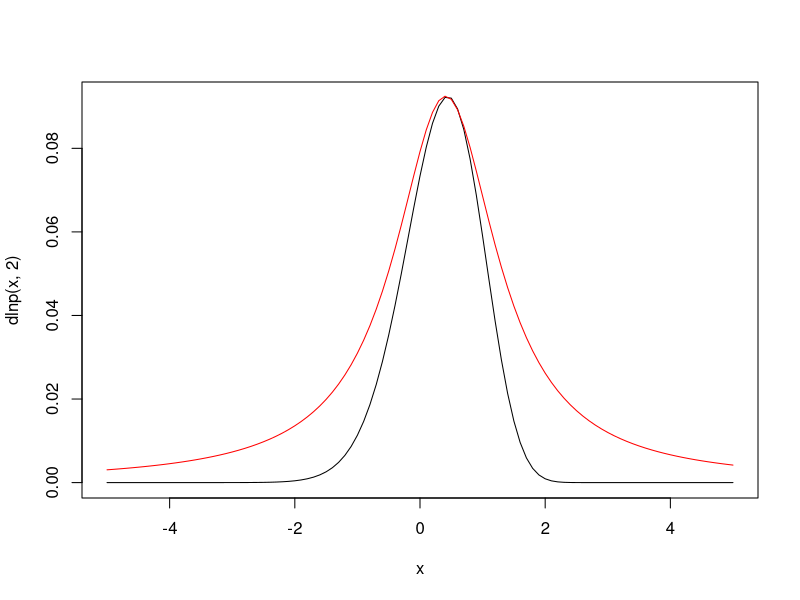
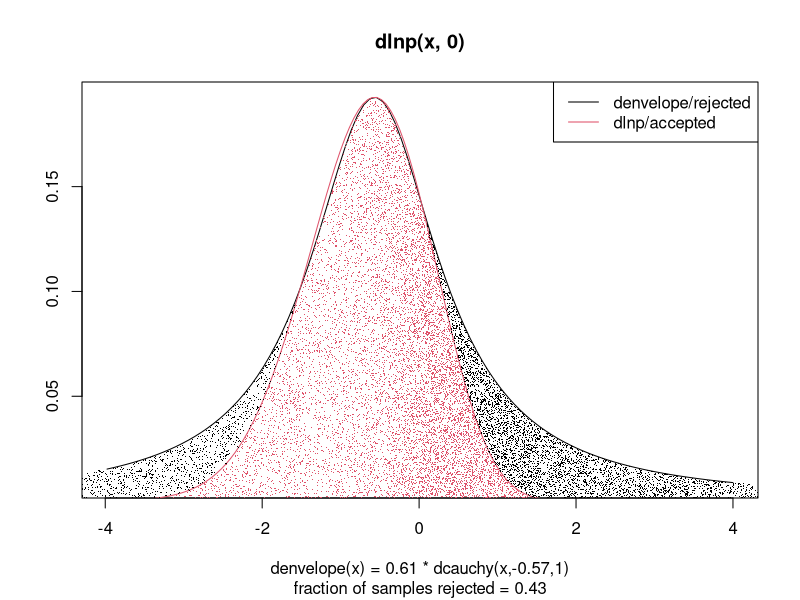
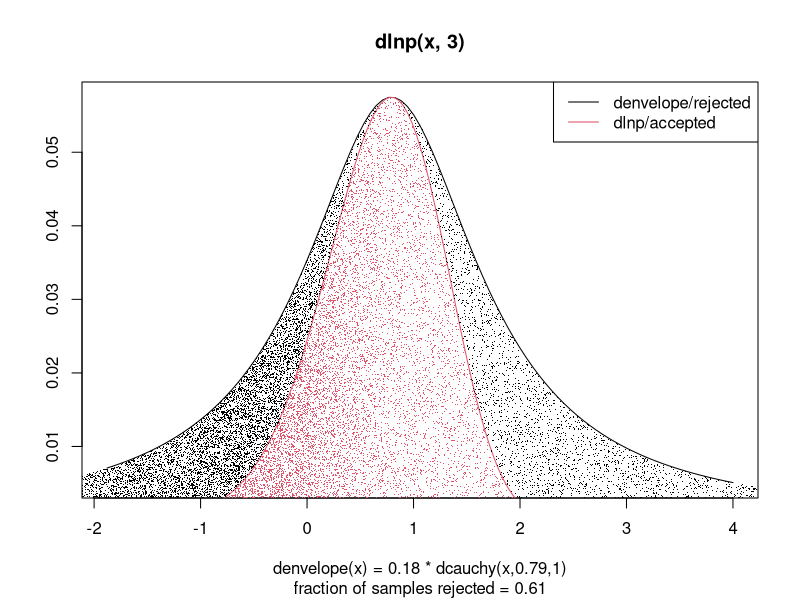
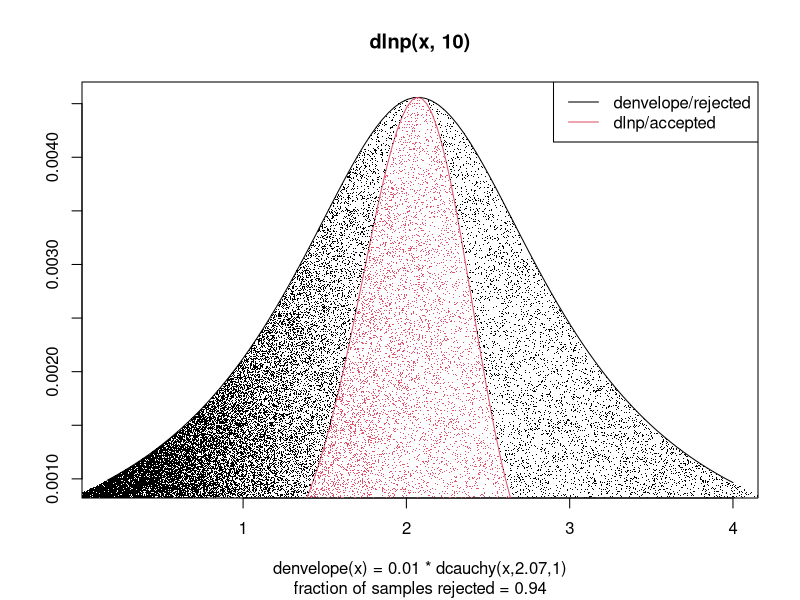
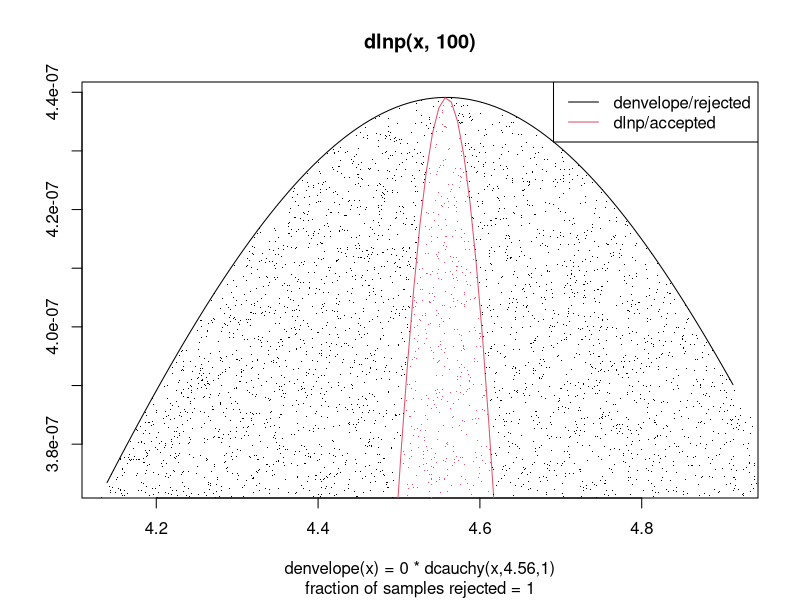
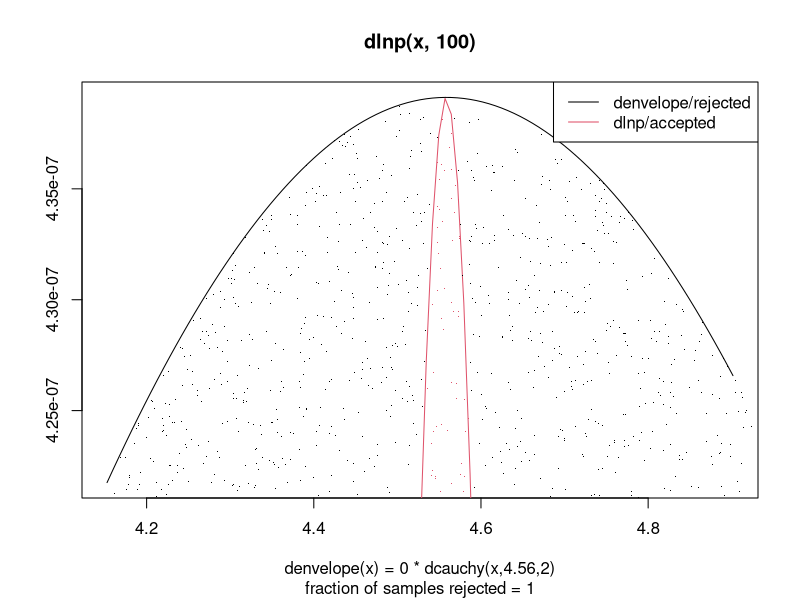
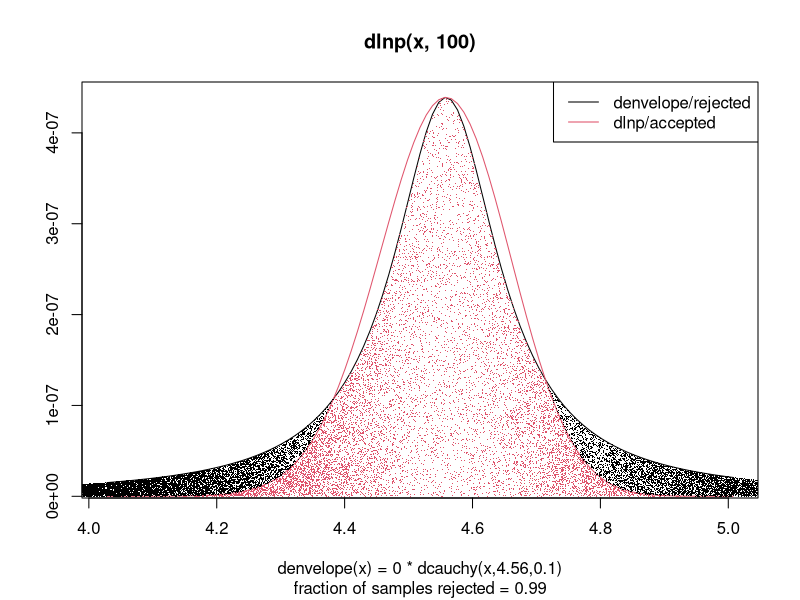
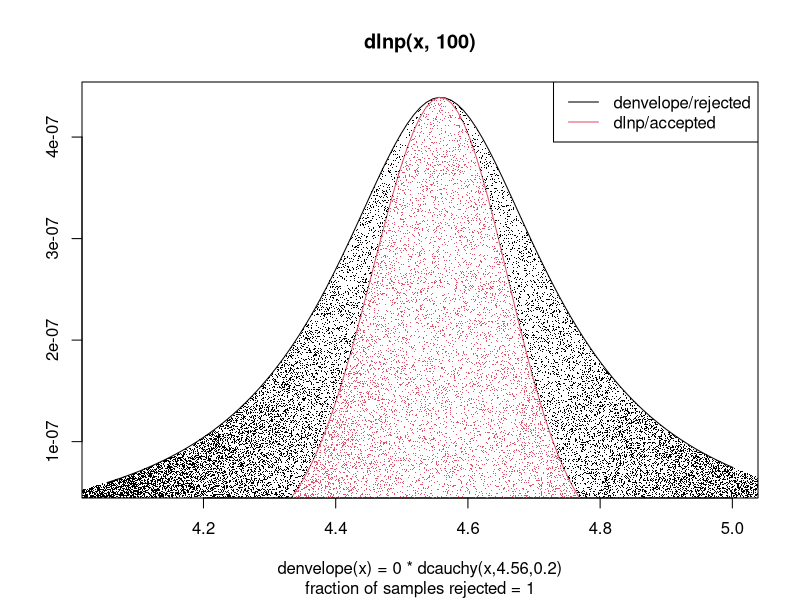

Generate these figures, in order, with R:
## ---- chunk 1
knitr::opts_chunk$set(echo = TRUE)
## ---- chunk 2
dlnp <-
function(x,y ,log = FALSE) {
val <-
dnorm( x, log = TRUE ) +
dpois( y, exp( x ), log = TRUE)
if (log) val else exp( val )
}
## ---- chunk 3
# curve(dlnp(x,2),-5,5)
# grid()
# locator(1)
# c(0.4092479, 0.09262501)
## ---- chunk 4
curve(dlnp(x,2),-5,5)
curve(0.09262501/0.3187746*dcauchy(x,0.4092479,1),-5,5, add = T, col="red")
## ---- chunk 5
rlnp <- function(n, y, scale = 1){
  # x <- seq(-5,5,0.001)
  # imax <- which.max(dlnp(x,y))
  # x0 <- x[imax]
  # M <- dlnp(x0,y)/max(dcauchy(x, x0, scale))
  x0 <- optimize(function(x){dlnp(x, y)}, c(-5, 5), maximum = T)$maximum
  M <- dlnp(x0,y)/optimize(function(x){dcauchy(x, x0, scale)}, c(-5, 5), maximum = T)$objective
  x <- c()
  yunif <- c()
  dratio <- c()
  keep <- c()
  n_ <- 10*n
  while(sum(keep) < n){
    x_ <- rcauchy(n_)
    yunif_ <- runif(n_)
    dratio_ <- dlnp(x_, y) / (M*dcauchy(x_, x0, scale))
    keep_ <- yunif_ <= dratio_
    x <- c(x, x_)
    yunif <- c(yunif, yunif_)
    dratio <- c(dratio, dratio_)
    keep <- c(keep, keep_)
  }
  i.end <- max(which(keep)[1:n])
  return(list(x = x[1:i.end], yunif = yunif[1:i.end], dratio = dratio[1:i.end], keep = keep[1:i.end], x0 = x0, M = M, y = y, scale = scale))
}

rlnpPlot <- function(obj){
  with(obj, {
    curve( M * dcauchy( x , x0, scale), min(x[ keep ]), max(x[ keep ], lty = 4), ylab="", xlab = "")
    curve( dlnp( x , y), min(x[ keep ]), max(x[ keep ]), col = 2, add = TRUE, ylab="", xlab = "")
    points( x[ keep ], yunif[ keep ] * (dcauchy( x[ keep ] , x0, scale) * M), pch=".", col=2, ylab="", xlab = "")
    points( x[ ! keep ], yunif[ ! keep ] * (dcauchy( x[ ! keep ] , x0, scale) * M), pch=".", ylab="", xlab = "")
    legend( "topright", col = 1:2, lty = rep( 1, 2 ), legend = c( "denvelope/rejected", "dlnp/accepted"))
    title(main = paste0("dlnp(x, ", y, ")"), sub = paste0("denvelope(x) = ", round(M,2), " * dcauchy(x,", round(x0,2), ",", round(scale,2), ")", "\n", "fraction of samples rejected = ", round(1-sum(keep)/length(keep),2)))
  })
}
## ---- chunk 6
lst.lnp <- rlnp(10000, 0)
rlnpPlot(lst.lnp)
## ---- chunk 7
dratio_ex1 <- function(obj, nmax=20){
  dratio_ex <- obj$dratio[which(lst.lnp$dratio>1)]
if(length(dratio_ex) == 0){
  cat("No dratio exceeds 1.0")
}else if(length(dratio_ex) > nmax){
  cat(length(dratio_ex), "dratio values exceeds 1.0")
}else{
  cat(length(dratio_ex), "dratio values exceeds 1.0:", paste(dratio_ex, sep = ", "))
}
}
## ---- chunk 8
dratio_ex1(lst.lnp)
## ---- chunk 9
lst.lnp <- rlnp(10000, 3)
rlnpPlot(lst.lnp)
## ---- chunk 10
dratio_ex1(lst.lnp)
## ---- chunk 11
lst.lnp <- rlnp(10000, 10)
rlnpPlot(lst.lnp)
## ---- chunk 12
dratio_ex1(lst.lnp)
## ---- chunk 13
lst.lnp <- rlnp(10000, 100)
rlnpPlot(lst.lnp)
## ---- chunk 14
dratio_ex1(lst.lnp)
## ---- chunk 15
lst.lnp <- rlnp(10000, 100, 2)
rlnpPlot(lst.lnp)
## ---- chunk 16
dratio_ex1(lst.lnp)
## ---- chunk 17
lst.lnp <- rlnp(10000, 100, 0.1)
rlnpPlot(lst.lnp)
## ---- chunk 18
dratio_ex1(lst.lnp)
## ---- chunk 19
lst.lnp <- rlnp(10000, 100, 0.2)
rlnpPlot(lst.lnp)
## ---- chunk 20
dratio_ex1(lst.lnp)
## ---- chunk 21
lst.lnp <- rlnp(10000, 100, 0.15)
rlnpPlot(lst.lnp)
## ---- chunk 22
dratio_ex1(lst.lnp)
